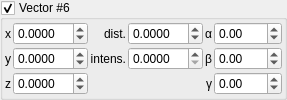
       <widget class="MyGroupBox" name="groupCheck_IFS_enabled_5">
        <property name="title">
         <string>Vector #6</string>
        </property>
        <property name="checkable">
         <bool>true</bool>
        </property>
        <layout class="QGridLayout" name="gridLayout_12" columnstretch="0,1,0,1,0,1">
         <property name="leftMargin">
          <number>2</number>
         </property>
         <property name="topMargin">
          <number>2</number>
         </property>
         <property name="rightMargin">
          <number>2</number>
         </property>
         <property name="bottomMargin">
          <number>2</number>
         </property>
         <property name="spacing">
          <number>2</number>
         </property>
         <item row="0" column="0">
          <widget class="QLabel" name="label_166">
           <property name="sizePolicy">
            <sizepolicy hsizetype="Preferred" vsizetype="Preferred">
             <horstretch>0</horstretch>
             <verstretch>0</verstretch>
            </sizepolicy>
           </property>
           <property name="text">
            <string notr="true">x</string>
           </property>
           <property name="alignment">
            <set>Qt::AlignCenter</set>
           </property>
          </widget>
         </item>
         <item row="1" column="0">
          <widget class="QLabel" name="label_167">
           <property name="sizePolicy">
            <sizepolicy hsizetype="Preferred" vsizetype="Preferred">
             <horstretch>0</horstretch>
             <verstretch>0</verstretch>
            </sizepolicy>
           </property>
           <property name="text">
            <string notr="true">y</string>
           </property>
           <property name="alignment">
            <set>Qt::AlignCenter</set>
           </property>
          </widget>
         </item>
         <item row="1" column="4">
          <widget class="QLabel" name="label_89">
           <property name="text">
            <string notr="true">β</string>
           </property>
           <property name="alignment">
            <set>Qt::AlignRight|Qt::AlignTrailing|Qt::AlignVCenter</set>
           </property>
          </widget>
         </item>
         <item row="2" column="4">
          <widget class="QLabel" name="label_90">
           <property name="text">
            <string notr="true">γ</string>
           </property>
           <property name="alignment">
            <set>Qt::AlignRight|Qt::AlignTrailing|Qt::AlignVCenter</set>
           </property>
          </widget>
         </item>
         <item row="0" column="2">
          <widget class="QLabel" name="label_91">
           <property name="text">
            <string>dist.</string>
           </property>
           <property name="alignment">
            <set>Qt::AlignRight|Qt::AlignTrailing|Qt::AlignVCenter</set>
           </property>
          </widget>
         </item>
         <item row="2" column="0">
          <widget class="QLabel" name="label_168">
           <property name="sizePolicy">
            <sizepolicy hsizetype="Preferred" vsizetype="Preferred">
             <horstretch>0</horstretch>
             <verstretch>0</verstretch>
            </sizepolicy>
           </property>
           <property name="text">
            <string notr="true">z</string>
           </property>
           <property name="alignment">
            <set>Qt::AlignCenter</set>
           </property>
          </widget>
         </item>
         <item row="0" column="4">
          <widget class="QLabel" name="label_92">
           <property name="text">
            <string notr="true">α</string>
           </property>
           <property name="alignment">
            <set>Qt::AlignRight|Qt::AlignTrailing|Qt::AlignVCenter</set>
           </property>
          </widget>
         </item>
         <item row="1" column="2">
          <widget class="QLabel" name="label_93">
           <property name="text">
            <string>intens.</string>
           </property>
           <property name="alignment">
            <set>Qt::AlignRight|Qt::AlignTrailing|Qt::AlignVCenter</set>
           </property>
          </widget>
         </item>
         <item row="0" column="1">
          <widget class="MyDoubleSpinBox" name="spinbox3_IFS_direction_5_x">
           <property name="sizePolicy">
            <sizepolicy hsizetype="Minimum" vsizetype="Maximum">
             <horstretch>0</horstretch>
             <verstretch>0</verstretch>
            </sizepolicy>
           </property>
           <property name="prefix">
            <string/>
           </property>
           <property name="suffix">
            <string/>
           </property>
           <property name="decimals">
            <number>4</number>
           </property>
           <property name="minimum">
            <double>-10.000000000000000</double>
           </property>
           <property name="maximum">
            <double>10.000000000000000</double>
           </property>
           <property name="singleStep">
            <double>0.010000000000000</double>
           </property>
          </widget>
         </item>
         <item row="1" column="1">
          <widget class="MyDoubleSpinBox" name="spinbox3_IFS_direction_5_y">
           <property name="sizePolicy">
            <sizepolicy hsizetype="Minimum" vsizetype="Maximum">
             <horstretch>0</horstretch>
             <verstretch>0</verstretch>
            </sizepolicy>
           </property>
           <property name="prefix">
            <string/>
           </property>
           <property name="suffix">
            <string/>
           </property>
           <property name="decimals">
            <number>4</number>
           </property>
           <property name="minimum">
            <double>-10.000000000000000</double>
           </property>
           <property name="maximum">
            <double>10.000000000000000</double>
           </property>
           <property name="singleStep">
            <double>0.010000000000000</double>
           </property>
          </widget>
         </item>
         <item row="2" column="1">
          <widget class="MyDoubleSpinBox" name="spinbox3_IFS_direction_5_z">
           <property name="sizePolicy">
            <sizepolicy hsizetype="Minimum" vsizetype="Maximum">
             <horstretch>0</horstretch>
             <verstretch>0</verstretch>
            </sizepolicy>
           </property>
           <property name="prefix">
            <string/>
           </property>
           <property name="suffix">
            <string/>
           </property>
           <property name="decimals">
            <number>4</number>
           </property>
           <property name="minimum">
            <double>-10.000000000000000</double>
           </property>
           <property name="maximum">
            <double>10.000000000000000</double>
           </property>
           <property name="singleStep">
            <double>0.010000000000000</double>
           </property>
          </widget>
         </item>
         <item row="0" column="3">
          <widget class="MyDoubleSpinBox" name="spinbox_IFS_distance_5">
           <property name="sizePolicy">
            <sizepolicy hsizetype="Minimum" vsizetype="Maximum">
             <horstretch>0</horstretch>
             <verstretch>0</verstretch>
            </sizepolicy>
           </property>
           <property name="prefix">
            <string/>
           </property>
           <property name="suffix">
            <string/>
           </property>
           <property name="decimals">
            <number>4</number>
           </property>
           <property name="minimum">
            <double>-10.000000000000000</double>
           </property>
           <property name="maximum">
            <double>10.000000000000000</double>
           </property>
           <property name="singleStep">
            <double>0.010000000000000</double>
           </property>
          </widget>
         </item>
         <item row="1" column="3">
          <widget class="MyDoubleSpinBox" name="spinbox_IFS_intensity_5">
           <property name="sizePolicy">
            <sizepolicy hsizetype="Minimum" vsizetype="Maximum">
             <horstretch>0</horstretch>
             <verstretch>0</verstretch>
            </sizepolicy>
           </property>
           <property name="prefix">
            <string/>
           </property>
           <property name="suffix">
            <string/>
           </property>
           <property name="decimals">
            <number>4</number>
           </property>
           <property name="minimum">
            <double>0.000000000000000</double>
           </property>
           <property name="maximum">
            <double>10.000000000000000</double>
           </property>
           <property name="singleStep">
            <double>0.010000000000000</double>
           </property>
          </widget>
         </item>
         <item row="0" column="5">
          <widget class="MyDoubleSpinBox" name="spinboxd3_IFS_rotations_5_x">
           <property name="sizePolicy">
            <sizepolicy hsizetype="Minimum" vsizetype="Maximum">
             <horstretch>0</horstretch>
             <verstretch>0</verstretch>
            </sizepolicy>
           </property>
           <property name="prefix">
            <string/>
           </property>
           <property name="suffix">
            <string/>
           </property>
           <property name="decimals">
            <number>2</number>
           </property>
           <property name="minimum">
            <double>-180.000000000000000</double>
           </property>
           <property name="maximum">
            <double>180.000000000000000</double>
           </property>
           <property name="singleStep">
            <double>1.000000000000000</double>
           </property>
          </widget>
         </item>
         <item row="1" column="5">
          <widget class="MyDoubleSpinBox" name="spinboxd3_IFS_rotations_5_y">
           <property name="sizePolicy">
            <sizepolicy hsizetype="Minimum" vsizetype="Maximum">
             <horstretch>0</horstretch>
             <verstretch>0</verstretch>
            </sizepolicy>
           </property>
           <property name="prefix">
            <string/>
           </property>
           <property name="suffix">
            <string/>
           </property>
           <property name="decimals">
            <number>2</number>
           </property>
           <property name="minimum">
            <double>-180.000000000000000</double>
           </property>
           <property name="maximum">
            <double>180.000000000000000</double>
           </property>
           <property name="singleStep">
            <double>1.000000000000000</double>
           </property>
          </widget>
         </item>
         <item row="2" column="5">
          <widget class="MyDoubleSpinBox" name="spinboxd3_IFS_rotations_5_z">
           <property name="sizePolicy">
            <sizepolicy hsizetype="Minimum" vsizetype="Maximum">
             <horstretch>0</horstretch>
             <verstretch>0</verstretch>
            </sizepolicy>
           </property>
           <property name="prefix">
            <string/>
           </property>
           <property name="suffix">
            <string/>
           </property>
           <property name="decimals">
            <number>2</number>
           </property>
           <property name="minimum">
            <double>-180.000000000000000</double>
           </property>
           <property name="maximum">
            <double>180.000000000000000</double>
           </property>
           <property name="singleStep">
            <double>1.000000000000000</double>
           </property>
          </widget>
         </item>
        </layout>
       </widget>
